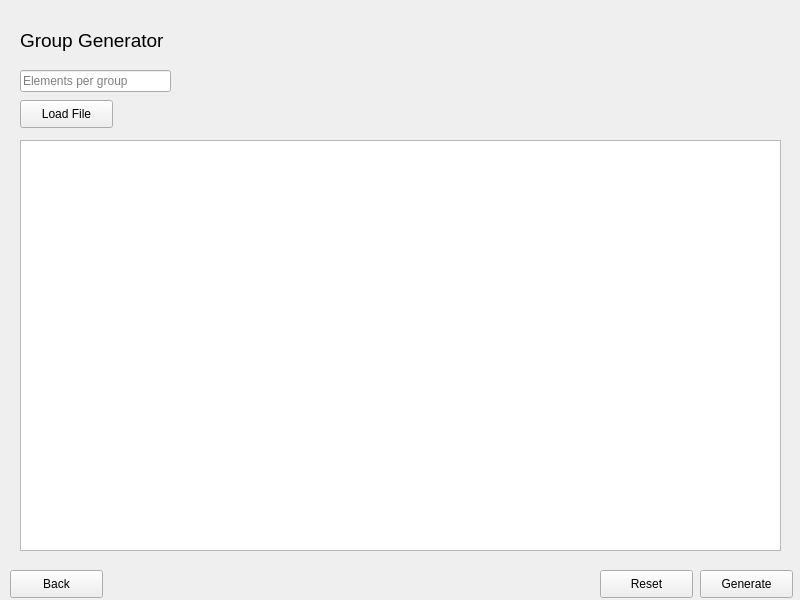
<?xml version="1.0" encoding="UTF-8"?>
<ui version="4.0">
 <class>Form</class>
 <widget class="QWidget" name="Form">
  <property name="geometry">
   <rect>
    <x>0</x>
    <y>0</y>
    <width>800</width>
    <height>600</height>
   </rect>
  </property>
  <property name="windowTitle">
   <string>Form</string>
  </property>
  <widget class="QPushButton" name="pushButton">
   <property name="geometry">
    <rect>
     <x>700</x>
     <y>570</y>
     <width>93</width>
     <height>28</height>
    </rect>
   </property>
   <property name="text">
    <string>Generate</string>
   </property>
  </widget>
  <widget class="QPushButton" name="pushButton_2">
   <property name="geometry">
    <rect>
     <x>600</x>
     <y>570</y>
     <width>93</width>
     <height>28</height>
    </rect>
   </property>
   <property name="text">
    <string>Reset</string>
   </property>
  </widget>
  <widget class="QPushButton" name="pushButton_3">
   <property name="geometry">
    <rect>
     <x>10</x>
     <y>570</y>
     <width>93</width>
     <height>28</height>
    </rect>
   </property>
   <property name="text">
    <string>Back</string>
   </property>
  </widget>
  <widget class="QLabel" name="label">
   <property name="geometry">
    <rect>
     <x>20</x>
     <y>20</y>
     <width>181</width>
     <height>41</height>
    </rect>
   </property>
   <property name="font">
    <font>
     <pointsize>14</pointsize>
    </font>
   </property>
   <property name="text">
    <string>Group Generator</string>
   </property>
  </widget>
  <widget class="QLineEdit" name="lineEdit">
   <property name="geometry">
    <rect>
     <x>20</x>
     <y>70</y>
     <width>151</width>
     <height>22</height>
    </rect>
   </property>
   <property name="placeholderText">
    <string>Elements per group</string>
   </property>
  </widget>
  <widget class="QPushButton" name="pushButton_4">
   <property name="geometry">
    <rect>
     <x>20</x>
     <y>100</y>
     <width>93</width>
     <height>28</height>
    </rect>
   </property>
   <property name="text">
    <string>Load File</string>
   </property>
  </widget>
  <widget class="QPlainTextEdit" name="plainTextEdit">
   <property name="geometry">
    <rect>
     <x>20</x>
     <y>140</y>
     <width>761</width>
     <height>411</height>
    </rect>
   </property>
   <property name="plainText">
    <string/>
   </property>
   <property name="placeholderText">
    <string>List of Elements</string>
   </property>
  </widget>
 </widget>
 <resources/>
 <connections/>
</ui>
